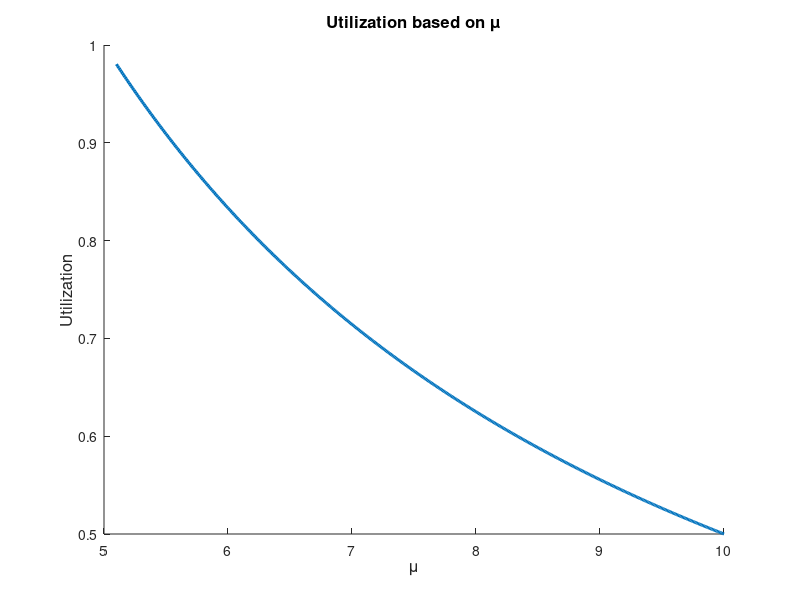
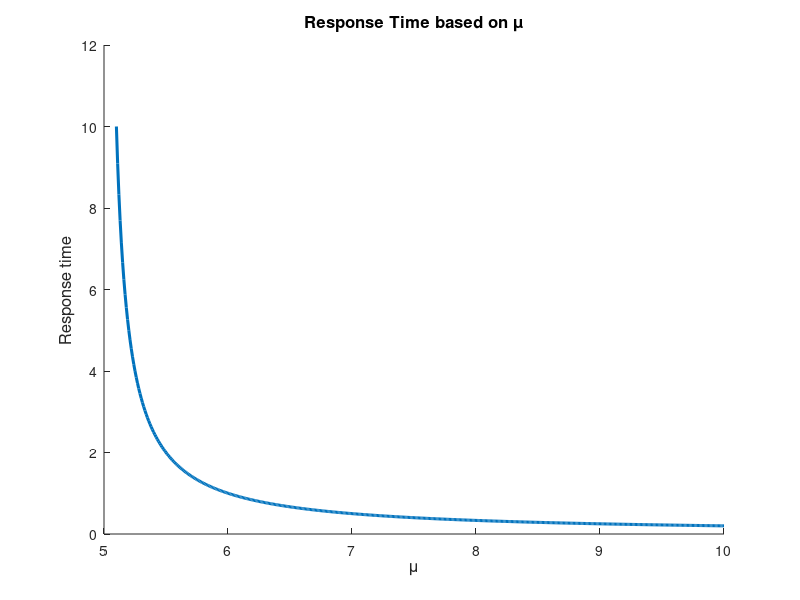
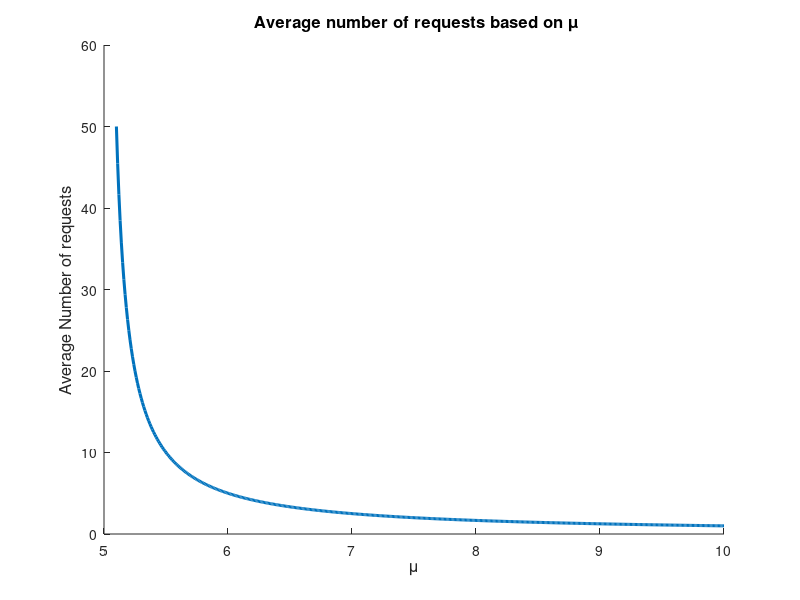
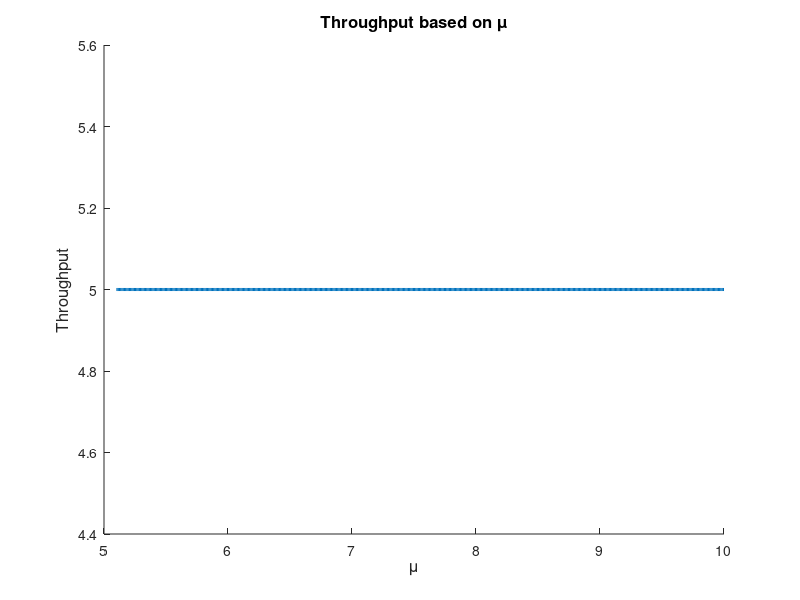

Write the MATLAB code that produced these figures, in order.
pkg load statistics
pkg load queueing

clc;
clear all;
close all;
# M/M/1
# (b)
lambda = 5
U=[0,500]; #utiliaztion 
R=[0,500]; #server responce time
Q=[0,500]; #average number of requests
X=[0,500]; #server throughput

mu = [5.1:0.01:10];
display(mu)
for i=1:columns(mu)
    [U(i),R(i),Q(i),X(i)] = qsmm1(lambda, mu(i));
endfor

# Utiliaztion
figure(1);
hold on;
plot(mu,U,"linewidth",2.2);
title("Utilization based on \\mu","fontsize",12);
xlabel("\\mu","fontsize",12);
ylabel("Utilization","fontsize",12);

hold off;

# Server responce time
figure(2);
hold on;
plot(mu,R,"linewidth",2.2);
title("Response Time based on \\mu","fontsize",12);
xlabel("\\mu","fontsize",12);
ylabel("Response time","fontsize",12);

hold off;

# Average number of requests
figure(3);
hold on;
plot(mu,Q,"linewidth",2.2);
title(" Average number of requests based on \\mu","fontsize",12);
xlabel("\\mu","fontsize",12);
ylabel("Average Number of requests","fontsize",12);

hold off;

# Server throughput
figure(4);
hold on;
plot(mu,X,"linewidth",2.2);
title("Throughput based on \\mu","fontsize",12);
xlabel("\\mu","fontsize",12);
ylabel("Throughput","fontsize",12);

hold off;

clc;
clear all;

